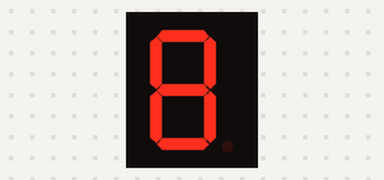
A sketch run on a simulated Arduino Uno, built with avr-gcc and run on an emulated ATmega328P. Shown: 1-digit seven-segment display. Wiring (inferred from the names in the program): 1-digit 7-segment display, segments lit when HIGH: segments pin 7, pin 8, pin 9, pin 10, pin 11, pin 13, pin 12. The segment pins are drawn as the display they are named for.

Above: at 0.1 s.
At 1.1 s:
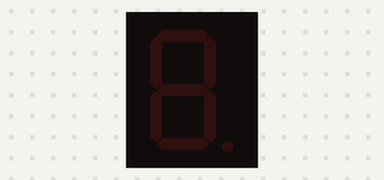

The sketch:

1._Blink_SSD_-_common_anode_and_cathode.ino
```cpp
int f = 13;
int g = 12;
int e = 11;
int d = 10;
int c = 9;
int b = 8;
int a = 7;


void setup()
{
  pinMode(f, OUTPUT);
  pinMode(g, OUTPUT);
  pinMode(e, OUTPUT);
  pinMode(d, OUTPUT);
  pinMode(c, OUTPUT);
  pinMode(b, OUTPUT);
  pinMode(a, OUTPUT);
}

void loop()
{
  digitalWrite(f, HIGH);
  digitalWrite(g, HIGH);
  digitalWrite(e, HIGH);
  digitalWrite(d, HIGH);
  digitalWrite(c, HIGH);
  digitalWrite(b, HIGH);
  digitalWrite(a, HIGH);
  delay(1000);
  digitalWrite(f, LOW);
  digitalWrite(g, LOW);
  digitalWrite(e, LOW);
  digitalWrite(d, LOW);
  digitalWrite(c, LOW);
  digitalWrite(b, LOW);
  digitalWrite(a, LOW);
  delay(1000);
}
```

Measured:
- what the display in image 1 shows lasts 1.0 s, from 1.0 s to 2.0 s
